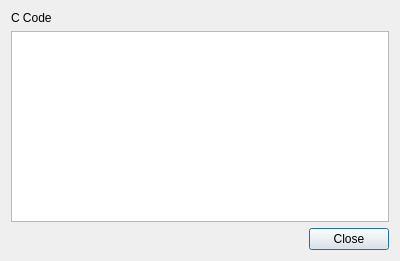
<?xml version="1.0" encoding="UTF-8"?>
<ui version="4.0">
 <class>UICodeDisplay</class>
 <widget class="QDialog" name="UICodeDisplay">
  <property name="geometry">
   <rect>
    <x>0</x>
    <y>0</y>
    <width>400</width>
    <height>261</height>
   </rect>
  </property>
  <property name="windowTitle">
   <string>Generated code</string>
  </property>
  <layout class="QGridLayout" name="gridLayout">
   <item row="0" column="0" colspan="2">
    <widget class="QLabel" name="label">
     <property name="text">
      <string>C Code</string>
     </property>
    </widget>
   </item>
   <item row="1" column="0" colspan="2">
    <widget class="QTextBrowser" name="textBrowser">
     <property name="font">
      <font>
       <family>DejaVu Sans Mono</family>
       <pointsize>9</pointsize>
      </font>
     </property>
    </widget>
   </item>
   <item row="2" column="0">
    <spacer name="horizontalSpacer">
     <property name="orientation">
      <enum>Qt::Horizontal</enum>
     </property>
     <property name="sizeHint" stdset="0">
      <size>
       <width>296</width>
       <height>20</height>
      </size>
     </property>
    </spacer>
   </item>
   <item row="2" column="1">
    <widget class="QPushButton" name="btnClose">
     <property name="text">
      <string>Close</string>
     </property>
    </widget>
   </item>
  </layout>
 </widget>
 <resources/>
 <connections>
  <connection>
   <sender>btnClose</sender>
   <signal>clicked()</signal>
   <receiver>UICodeDisplay</receiver>
   <slot>reject()</slot>
   <hints>
    <hint type="sourcelabel">
     <x>354</x>
     <y>237</y>
    </hint>
    <hint type="destinationlabel">
     <x>258</x>
     <y>238</y>
    </hint>
   </hints>
  </connection>
 </connections>
</ui>
